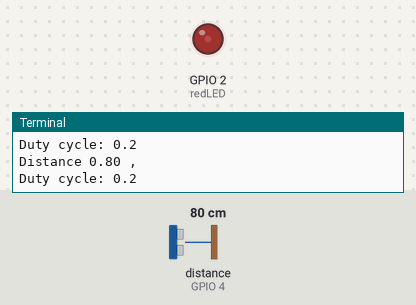
This program was run on a simulated Raspberry Pi (BCM pin numbers). Shown: output pins drawn as LEDs (lit = HIGH), the last lines printed to the terminal. The test bench sets the inputs (shaded band); at power-on: distance to the obstacle (sensor on GPIO 4) 80 cm. The echo pulse lasts 58.3 µs per cm.

Above: at 1.2 s.
1.3 s: distance to the obstacle (sensor on GPIO 4) set to 2 cm
At 2.4 s:
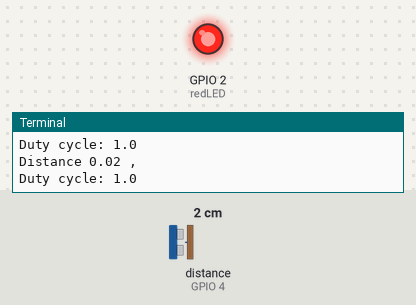
3.0 s: distance to the obstacle (sensor on GPIO 4) set to 35 cm
At 4.0 s:
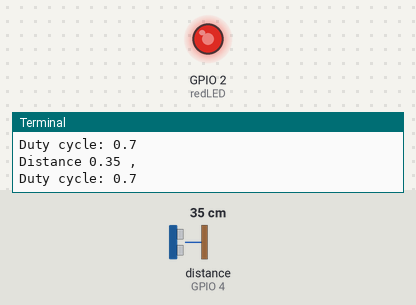
4.7 s: distance to the obstacle (sensor on GPIO 4) set to 60 cm
At 5.6 s:
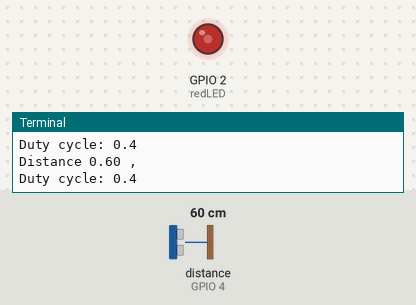
6.5 s: distance to the obstacle (sensor on GPIO 4) set to 120 cm
At 7.2 s:
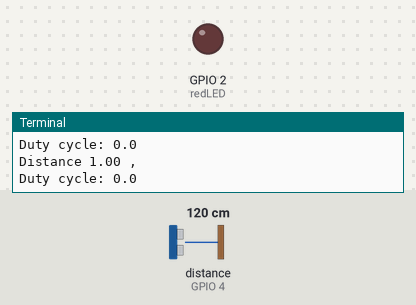
8.3 s: distance to the obstacle (sensor on GPIO 4) set to 4 cm
At 8.9 s:
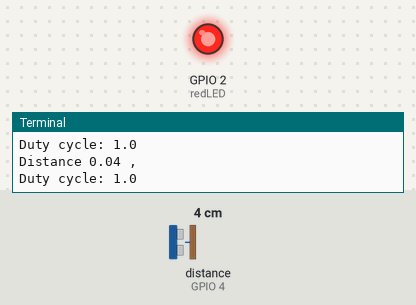
10.1 s: distance to the obstacle (sensor on GPIO 4) set to 250 cm
At 11.8 s:
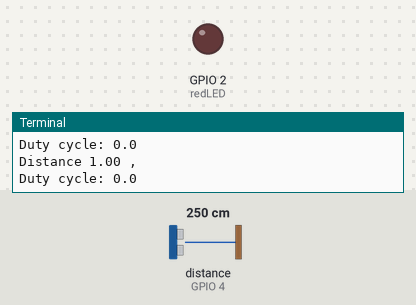
Timing chart, 0 to 12.9 s (numbered marks = the images above; inputs shaded):
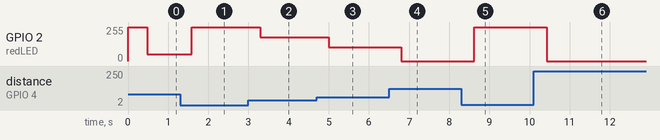

Measured:
- after the input at 1.3 s, GPIO 2 (redLED): 51/255 → 255/255 after 0.29 s
- after the input at 3.0 s, GPIO 2 (redLED): 255/255 → 179/255 after 0.29 s
- after the input at 4.7 s, GPIO 2 (redLED): 179/255 → 102/255 after 0.30 s
- after the input at 6.5 s, GPIO 2 (redLED): 102/255 → 0/255 after 0.31 s
- after the input at 8.3 s, GPIO 2 (redLED): 0/255 → 255/255 after 0.32 s
- after the input at 10.1 s, GPIO 2 (redLED): 255/255 → 0/255 after 0.33 s

The program:

PWM.py
```python
from gpiozero import DistanceSensor, PWMLED
from time import sleep
from signal import SIGTERM, SIGHUP, pause, signal

''' Student Name: Daniel Agbay
    Sudent ID: 220224024

    Inspired by code from Peter Stacy: youtube.com/watch?v=9kvuJ4ujkA
    The following code is modified by Daniel Agbay for the task's requirements
'''

# Setup
redLED = PWMLED(2) # LED Device interpreting the distance as light level. PWMLED is used as it has a brightness variable.
distanceSensor = DistanceSensor(echo=4, trigger=17) # Distance Sensor

# Provides a safer way to exit the program.
def exit_safe():
    exit(1)

# Main Class
def main():
    checkingStatus = True # Is True while the program is still running.
    try:
        signal(SIGTERM, exit_safe) # Termination Signal.
        signal(SIGHUP, exit_safe) # Hangup Signal.
        redLED.on() # Turns on LED Device.
        while checkingStatus:
            distance = distanceSensor.value # Distance variable is initialised containing sensor value.
            print(f'Distance {distance:1.2f} ,') # Distance is conveyed on the console.
            duty_cycle = round(1.0 - distance,1) # Duty cycle variable is initialised containing rounded value of distance.
            print(f'Duty cycle: {duty_cycle}') # Duty Cycle is conveyed on the console (used to brightness configuration of LED Light).
            # Prevents the duty cycle from going below zero by setting duty cycle to 0.
            if duty_cycle < 0:
                duty_cycle = 0.0
            redLED.value = duty_cycle # LED light takes in duty cycle variable for brightness change.
            sleep(0.1) # Delays for 0.1 seconds
    except KeyboardInterrupt:
        pass
    finally:
        checkingStatus = False
        distanceSensor.close()

if __name__ == '__main__':
    main()
```
